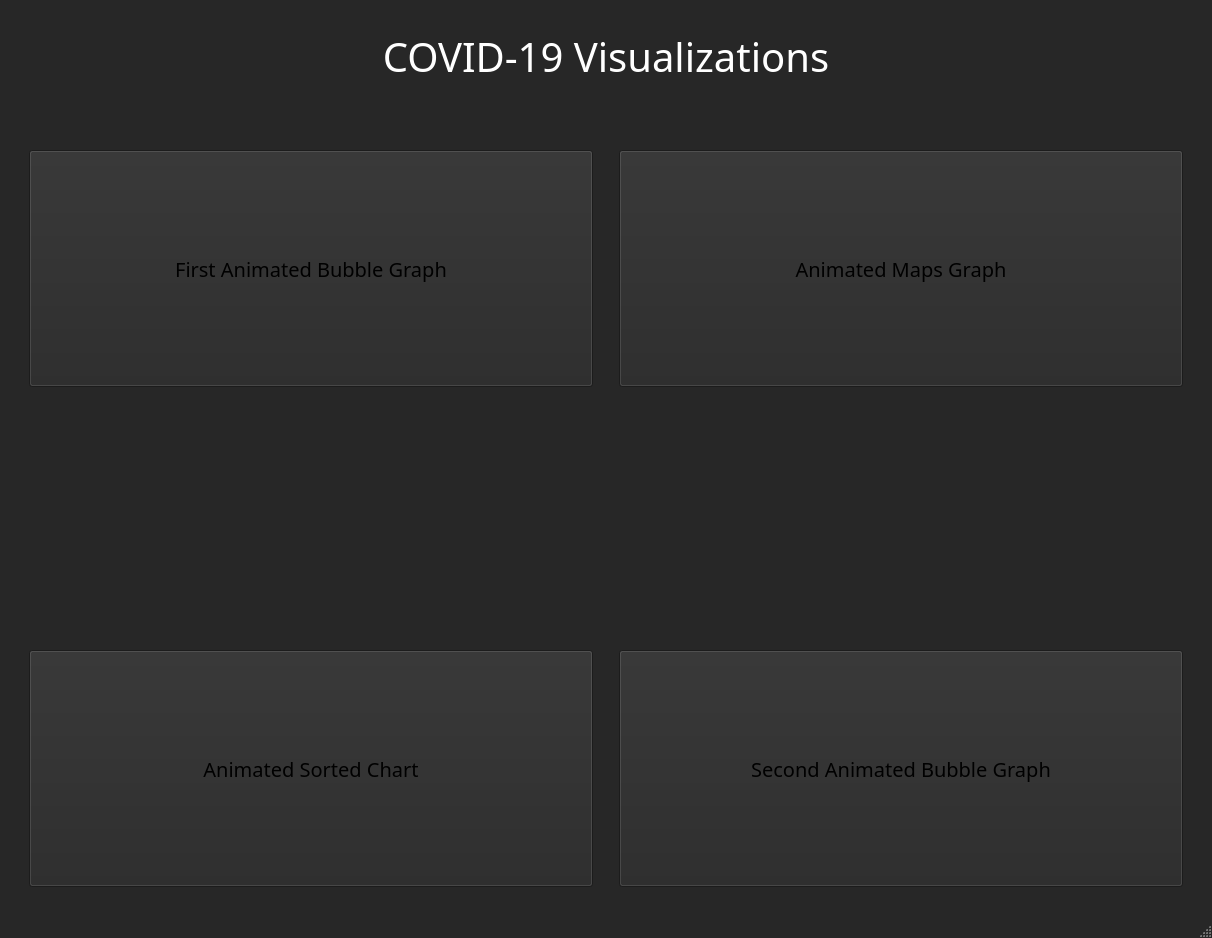
<?xml version="1.0" encoding="UTF-8"?>
<ui version="4.0">
 <class>MainWindow</class>
 <widget class="QMainWindow" name="MainWindow">
  <property name="geometry">
   <rect>
    <x>0</x>
    <y>0</y>
    <width>1212</width>
    <height>938</height>
   </rect>
  </property>
  <property name="palette">
   <palette>
    <active>
     <colorrole role="WindowText">
      <brush brushstyle="SolidPattern">
       <color alpha="255">
        <red>255</red>
        <green>255</green>
        <blue>255</blue>
       </color>
      </brush>
     </colorrole>
     <colorrole role="Button">
      <brush brushstyle="SolidPattern">
       <color alpha="255">
        <red>39</red>
        <green>39</green>
        <blue>39</blue>
       </color>
      </brush>
     </colorrole>
     <colorrole role="Light">
      <brush brushstyle="SolidPattern">
       <color alpha="255">
        <red>58</red>
        <green>58</green>
        <blue>58</blue>
       </color>
      </brush>
     </colorrole>
     <colorrole role="Midlight">
      <brush brushstyle="SolidPattern">
       <color alpha="255">
        <red>48</red>
        <green>48</green>
        <blue>48</blue>
       </color>
      </brush>
     </colorrole>
     <colorrole role="Dark">
      <brush brushstyle="SolidPattern">
       <color alpha="255">
        <red>19</red>
        <green>19</green>
        <blue>19</blue>
       </color>
      </brush>
     </colorrole>
     <colorrole role="Mid">
      <brush brushstyle="SolidPattern">
       <color alpha="255">
        <red>26</red>
        <green>26</green>
        <blue>26</blue>
       </color>
      </brush>
     </colorrole>
     <colorrole role="Text">
      <brush brushstyle="SolidPattern">
       <color alpha="255">
        <red>255</red>
        <green>255</green>
        <blue>255</blue>
       </color>
      </brush>
     </colorrole>
     <colorrole role="BrightText">
      <brush brushstyle="SolidPattern">
       <color alpha="255">
        <red>255</red>
        <green>255</green>
        <blue>255</blue>
       </color>
      </brush>
     </colorrole>
     <colorrole role="ButtonText">
      <brush brushstyle="SolidPattern">
       <color alpha="255">
        <red>255</red>
        <green>255</green>
        <blue>255</blue>
       </color>
      </brush>
     </colorrole>
     <colorrole role="Base">
      <brush brushstyle="SolidPattern">
       <color alpha="255">
        <red>0</red>
        <green>0</green>
        <blue>0</blue>
       </color>
      </brush>
     </colorrole>
     <colorrole role="Window">
      <brush brushstyle="SolidPattern">
       <color alpha="255">
        <red>39</red>
        <green>39</green>
        <blue>39</blue>
       </color>
      </brush>
     </colorrole>
     <colorrole role="Shadow">
      <brush brushstyle="SolidPattern">
       <color alpha="255">
        <red>0</red>
        <green>0</green>
        <blue>0</blue>
       </color>
      </brush>
     </colorrole>
     <colorrole role="AlternateBase">
      <brush brushstyle="SolidPattern">
       <color alpha="255">
        <red>19</red>
        <green>19</green>
        <blue>19</blue>
       </color>
      </brush>
     </colorrole>
     <colorrole role="ToolTipBase">
      <brush brushstyle="SolidPattern">
       <color alpha="255">
        <red>255</red>
        <green>255</green>
        <blue>220</blue>
       </color>
      </brush>
     </colorrole>
     <colorrole role="ToolTipText">
      <brush brushstyle="SolidPattern">
       <color alpha="255">
        <red>0</red>
        <green>0</green>
        <blue>0</blue>
       </color>
      </brush>
     </colorrole>
    </active>
    <inactive>
     <colorrole role="WindowText">
      <brush brushstyle="SolidPattern">
       <color alpha="255">
        <red>255</red>
        <green>255</green>
        <blue>255</blue>
       </color>
      </brush>
     </colorrole>
     <colorrole role="Button">
      <brush brushstyle="SolidPattern">
       <color alpha="255">
        <red>39</red>
        <green>39</green>
        <blue>39</blue>
       </color>
      </brush>
     </colorrole>
     <colorrole role="Light">
      <brush brushstyle="SolidPattern">
       <color alpha="255">
        <red>58</red>
        <green>58</green>
        <blue>58</blue>
       </color>
      </brush>
     </colorrole>
     <colorrole role="Midlight">
      <brush brushstyle="SolidPattern">
       <color alpha="255">
        <red>48</red>
        <green>48</green>
        <blue>48</blue>
       </color>
      </brush>
     </colorrole>
     <colorrole role="Dark">
      <brush brushstyle="SolidPattern">
       <color alpha="255">
        <red>19</red>
        <green>19</green>
        <blue>19</blue>
       </color>
      </brush>
     </colorrole>
     <colorrole role="Mid">
      <brush brushstyle="SolidPattern">
       <color alpha="255">
        <red>26</red>
        <green>26</green>
        <blue>26</blue>
       </color>
      </brush>
     </colorrole>
     <colorrole role="Text">
      <brush brushstyle="SolidPattern">
       <color alpha="255">
        <red>255</red>
        <green>255</green>
        <blue>255</blue>
       </color>
      </brush>
     </colorrole>
     <colorrole role="BrightText">
      <brush brushstyle="SolidPattern">
       <color alpha="255">
        <red>255</red>
        <green>255</green>
        <blue>255</blue>
       </color>
      </brush>
     </colorrole>
     <colorrole role="ButtonText">
      <brush brushstyle="SolidPattern">
       <color alpha="255">
        <red>255</red>
        <green>255</green>
        <blue>255</blue>
       </color>
      </brush>
     </colorrole>
     <colorrole role="Base">
      <brush brushstyle="SolidPattern">
       <color alpha="255">
        <red>0</red>
        <green>0</green>
        <blue>0</blue>
       </color>
      </brush>
     </colorrole>
     <colorrole role="Window">
      <brush brushstyle="SolidPattern">
       <color alpha="255">
        <red>39</red>
        <green>39</green>
        <blue>39</blue>
       </color>
      </brush>
     </colorrole>
     <colorrole role="Shadow">
      <brush brushstyle="SolidPattern">
       <color alpha="255">
        <red>0</red>
        <green>0</green>
        <blue>0</blue>
       </color>
      </brush>
     </colorrole>
     <colorrole role="AlternateBase">
      <brush brushstyle="SolidPattern">
       <color alpha="255">
        <red>19</red>
        <green>19</green>
        <blue>19</blue>
       </color>
      </brush>
     </colorrole>
     <colorrole role="ToolTipBase">
      <brush brushstyle="SolidPattern">
       <color alpha="255">
        <red>255</red>
        <green>255</green>
        <blue>220</blue>
       </color>
      </brush>
     </colorrole>
     <colorrole role="ToolTipText">
      <brush brushstyle="SolidPattern">
       <color alpha="255">
        <red>0</red>
        <green>0</green>
        <blue>0</blue>
       </color>
      </brush>
     </colorrole>
    </inactive>
    <disabled>
     <colorrole role="WindowText">
      <brush brushstyle="SolidPattern">
       <color alpha="255">
        <red>19</red>
        <green>19</green>
        <blue>19</blue>
       </color>
      </brush>
     </colorrole>
     <colorrole role="Button">
      <brush brushstyle="SolidPattern">
       <color alpha="255">
        <red>39</red>
        <green>39</green>
        <blue>39</blue>
       </color>
      </brush>
     </colorrole>
     <colorrole role="Light">
      <brush brushstyle="SolidPattern">
       <color alpha="255">
        <red>58</red>
        <green>58</green>
        <blue>58</blue>
       </color>
      </brush>
     </colorrole>
     <colorrole role="Midlight">
      <brush brushstyle="SolidPattern">
       <color alpha="255">
        <red>48</red>
        <green>48</green>
        <blue>48</blue>
       </color>
      </brush>
     </colorrole>
     <colorrole role="Dark">
      <brush brushstyle="SolidPattern">
       <color alpha="255">
        <red>19</red>
        <green>19</green>
        <blue>19</blue>
       </color>
      </brush>
     </colorrole>
     <colorrole role="Mid">
      <brush brushstyle="SolidPattern">
       <color alpha="255">
        <red>26</red>
        <green>26</green>
        <blue>26</blue>
       </color>
      </brush>
     </colorrole>
     <colorrole role="Text">
      <brush brushstyle="SolidPattern">
       <color alpha="255">
        <red>19</red>
        <green>19</green>
        <blue>19</blue>
       </color>
      </brush>
     </colorrole>
     <colorrole role="BrightText">
      <brush brushstyle="SolidPattern">
       <color alpha="255">
        <red>255</red>
        <green>255</green>
        <blue>255</blue>
       </color>
      </brush>
     </colorrole>
     <colorrole role="ButtonText">
      <brush brushstyle="SolidPattern">
       <color alpha="255">
        <red>19</red>
        <green>19</green>
        <blue>19</blue>
       </color>
      </brush>
     </colorrole>
     <colorrole role="Base">
      <brush brushstyle="SolidPattern">
       <color alpha="255">
        <red>39</red>
        <green>39</green>
        <blue>39</blue>
       </color>
      </brush>
     </colorrole>
     <colorrole role="Window">
      <brush brushstyle="SolidPattern">
       <color alpha="255">
        <red>39</red>
        <green>39</green>
        <blue>39</blue>
       </color>
      </brush>
     </colorrole>
     <colorrole role="Shadow">
      <brush brushstyle="SolidPattern">
       <color alpha="255">
        <red>0</red>
        <green>0</green>
        <blue>0</blue>
       </color>
      </brush>
     </colorrole>
     <colorrole role="AlternateBase">
      <brush brushstyle="SolidPattern">
       <color alpha="255">
        <red>39</red>
        <green>39</green>
        <blue>39</blue>
       </color>
      </brush>
     </colorrole>
     <colorrole role="ToolTipBase">
      <brush brushstyle="SolidPattern">
       <color alpha="255">
        <red>255</red>
        <green>255</green>
        <blue>220</blue>
       </color>
      </brush>
     </colorrole>
     <colorrole role="ToolTipText">
      <brush brushstyle="SolidPattern">
       <color alpha="255">
        <red>0</red>
        <green>0</green>
        <blue>0</blue>
       </color>
      </brush>
     </colorrole>
    </disabled>
   </palette>
  </property>
  <property name="windowTitle">
   <string>MainWindow</string>
  </property>
  <widget class="QWidget" name="centralwidget">
   <layout class="QGridLayout" name="gridLayout_2">
    <item row="0" column="1">
     <layout class="QVBoxLayout" name="verticalLayout">
      <item>
       <spacer name="horizontalSpacer_7">
        <property name="orientation">
         <enum>Qt::Horizontal</enum>
        </property>
        <property name="sizeHint" stdset="0">
         <size>
          <width>40</width>
          <height>20</height>
         </size>
        </property>
       </spacer>
      </item>
      <item>
       <widget class="QLabel" name="label">
        <property name="sizePolicy">
         <sizepolicy hsizetype="Minimum" vsizetype="Minimum">
          <horstretch>0</horstretch>
          <verstretch>0</verstretch>
         </sizepolicy>
        </property>
        <property name="maximumSize">
         <size>
          <width>16777215</width>
          <height>200</height>
         </size>
        </property>
        <property name="font">
         <font>
          <family>Castellar</family>
          <pointsize>30</pointsize>
         </font>
        </property>
        <property name="layoutDirection">
         <enum>Qt::LeftToRight</enum>
        </property>
        <property name="text">
         <string>COVID-19 Visualizations</string>
        </property>
        <property name="alignment">
         <set>Qt::AlignCenter</set>
        </property>
       </widget>
      </item>
      <item>
       <spacer name="horizontalSpacer_3">
        <property name="orientation">
         <enum>Qt::Horizontal</enum>
        </property>
        <property name="sizeHint" stdset="0">
         <size>
          <width>40</width>
          <height>20</height>
         </size>
        </property>
       </spacer>
      </item>
      <item>
       <widget class="QLabel" name="label_2">
        <property name="text">
         <string/>
        </property>
        <property name="pixmap">
         <pixmap>covid.jpg</pixmap>
        </property>
       </widget>
      </item>
      <item>
       <spacer name="horizontalSpacer_6">
        <property name="orientation">
         <enum>Qt::Horizontal</enum>
        </property>
        <property name="sizeHint" stdset="0">
         <size>
          <width>40</width>
          <height>20</height>
         </size>
        </property>
       </spacer>
      </item>
      <item>
       <layout class="QGridLayout" name="gridLayout">
        <item row="1" column="0">
         <spacer name="horizontalSpacer_5">
          <property name="orientation">
           <enum>Qt::Horizontal</enum>
          </property>
          <property name="sizeHint" stdset="0">
           <size>
            <width>40</width>
            <height>20</height>
           </size>
          </property>
         </spacer>
        </item>
        <item row="1" column="2">
         <spacer name="horizontalSpacer_4">
          <property name="orientation">
           <enum>Qt::Horizontal</enum>
          </property>
          <property name="sizeHint" stdset="0">
           <size>
            <width>40</width>
            <height>20</height>
           </size>
          </property>
         </spacer>
        </item>
        <item row="0" column="0">
         <widget class="QPushButton" name="FirstBubbleButton">
          <property name="sizePolicy">
           <sizepolicy hsizetype="Minimum" vsizetype="Minimum">
            <horstretch>0</horstretch>
            <verstretch>0</verstretch>
           </sizepolicy>
          </property>
          <property name="minimumSize">
           <size>
            <width>300</width>
            <height>100</height>
           </size>
          </property>
          <property name="palette">
           <palette>
            <active>
             <colorrole role="Text">
              <brush brushstyle="SolidPattern">
               <color alpha="255">
                <red>255</red>
                <green>255</green>
                <blue>255</blue>
               </color>
              </brush>
             </colorrole>
             <colorrole role="ButtonText">
              <brush brushstyle="SolidPattern">
               <color alpha="255">
                <red>0</red>
                <green>0</green>
                <blue>0</blue>
               </color>
              </brush>
             </colorrole>
            </active>
            <inactive>
             <colorrole role="Text">
              <brush brushstyle="SolidPattern">
               <color alpha="255">
                <red>255</red>
                <green>255</green>
                <blue>255</blue>
               </color>
              </brush>
             </colorrole>
             <colorrole role="ButtonText">
              <brush brushstyle="SolidPattern">
               <color alpha="255">
                <red>0</red>
                <green>0</green>
                <blue>0</blue>
               </color>
              </brush>
             </colorrole>
            </inactive>
            <disabled>
             <colorrole role="Text">
              <brush brushstyle="SolidPattern">
               <color alpha="255">
                <red>19</red>
                <green>19</green>
                <blue>19</blue>
               </color>
              </brush>
             </colorrole>
             <colorrole role="ButtonText">
              <brush brushstyle="SolidPattern">
               <color alpha="255">
                <red>19</red>
                <green>19</green>
                <blue>19</blue>
               </color>
              </brush>
             </colorrole>
            </disabled>
           </palette>
          </property>
          <property name="font">
           <font>
            <family>Bauhaus 93</family>
            <pointsize>15</pointsize>
           </font>
          </property>
          <property name="text">
           <string>First Animated Bubble Graph</string>
          </property>
          <property name="autoRepeat">
           <bool>false</bool>
          </property>
          <property name="autoExclusive">
           <bool>false</bool>
          </property>
          <property name="autoDefault">
           <bool>false</bool>
          </property>
          <property name="default">
           <bool>false</bool>
          </property>
          <property name="flat">
           <bool>false</bool>
          </property>
         </widget>
        </item>
        <item row="3" column="0">
         <widget class="QPushButton" name="SortedButton">
          <property name="sizePolicy">
           <sizepolicy hsizetype="Minimum" vsizetype="Minimum">
            <horstretch>0</horstretch>
            <verstretch>0</verstretch>
           </sizepolicy>
          </property>
          <property name="minimumSize">
           <size>
            <width>300</width>
            <height>100</height>
           </size>
          </property>
          <property name="palette">
           <palette>
            <active>
             <colorrole role="Text">
              <brush brushstyle="SolidPattern">
               <color alpha="255">
                <red>255</red>
                <green>255</green>
                <blue>255</blue>
               </color>
              </brush>
             </colorrole>
             <colorrole role="ButtonText">
              <brush brushstyle="SolidPattern">
               <color alpha="255">
                <red>0</red>
                <green>0</green>
                <blue>0</blue>
               </color>
              </brush>
             </colorrole>
            </active>
            <inactive>
             <colorrole role="Text">
              <brush brushstyle="SolidPattern">
               <color alpha="255">
                <red>255</red>
                <green>255</green>
                <blue>255</blue>
               </color>
              </brush>
             </colorrole>
             <colorrole role="ButtonText">
              <brush brushstyle="SolidPattern">
               <color alpha="255">
                <red>0</red>
                <green>0</green>
                <blue>0</blue>
               </color>
              </brush>
             </colorrole>
            </inactive>
            <disabled>
             <colorrole role="Text">
              <brush brushstyle="SolidPattern">
               <color alpha="255">
                <red>19</red>
                <green>19</green>
                <blue>19</blue>
               </color>
              </brush>
             </colorrole>
             <colorrole role="ButtonText">
              <brush brushstyle="SolidPattern">
               <color alpha="255">
                <red>19</red>
                <green>19</green>
                <blue>19</blue>
               </color>
              </brush>
             </colorrole>
            </disabled>
           </palette>
          </property>
          <property name="font">
           <font>
            <family>Bauhaus 93</family>
            <pointsize>15</pointsize>
           </font>
          </property>
          <property name="text">
           <string>Animated Sorted Chart</string>
          </property>
          <property name="autoRepeat">
           <bool>false</bool>
          </property>
          <property name="autoExclusive">
           <bool>false</bool>
          </property>
          <property name="autoDefault">
           <bool>false</bool>
          </property>
          <property name="default">
           <bool>false</bool>
          </property>
          <property name="flat">
           <bool>false</bool>
          </property>
         </widget>
        </item>
        <item row="2" column="1">
         <spacer name="verticalSpacer_4">
          <property name="orientation">
           <enum>Qt::Vertical</enum>
          </property>
          <property name="sizeHint" stdset="0">
           <size>
            <width>20</width>
            <height>40</height>
           </size>
          </property>
         </spacer>
        </item>
        <item row="0" column="2">
         <widget class="QPushButton" name="MapsButton">
          <property name="sizePolicy">
           <sizepolicy hsizetype="Minimum" vsizetype="Minimum">
            <horstretch>0</horstretch>
            <verstretch>0</verstretch>
           </sizepolicy>
          </property>
          <property name="minimumSize">
           <size>
            <width>300</width>
            <height>100</height>
           </size>
          </property>
          <property name="palette">
           <palette>
            <active>
             <colorrole role="Text">
              <brush brushstyle="SolidPattern">
               <color alpha="255">
                <red>255</red>
                <green>255</green>
                <blue>255</blue>
               </color>
              </brush>
             </colorrole>
             <colorrole role="ButtonText">
              <brush brushstyle="SolidPattern">
               <color alpha="255">
                <red>0</red>
                <green>0</green>
                <blue>0</blue>
               </color>
              </brush>
             </colorrole>
            </active>
            <inactive>
             <colorrole role="Text">
              <brush brushstyle="SolidPattern">
               <color alpha="255">
                <red>255</red>
                <green>255</green>
                <blue>255</blue>
               </color>
              </brush>
             </colorrole>
             <colorrole role="ButtonText">
              <brush brushstyle="SolidPattern">
               <color alpha="255">
                <red>0</red>
                <green>0</green>
                <blue>0</blue>
               </color>
              </brush>
             </colorrole>
            </inactive>
            <disabled>
             <colorrole role="Text">
              <brush brushstyle="SolidPattern">
               <color alpha="255">
                <red>19</red>
                <green>19</green>
                <blue>19</blue>
               </color>
              </brush>
             </colorrole>
             <colorrole role="ButtonText">
              <brush brushstyle="SolidPattern">
               <color alpha="255">
                <red>19</red>
                <green>19</green>
                <blue>19</blue>
               </color>
              </brush>
             </colorrole>
            </disabled>
           </palette>
          </property>
          <property name="font">
           <font>
            <family>Bauhaus 93</family>
            <pointsize>15</pointsize>
           </font>
          </property>
          <property name="text">
           <string>Animated Maps Graph</string>
          </property>
          <property name="autoRepeat">
           <bool>false</bool>
          </property>
          <property name="autoExclusive">
           <bool>false</bool>
          </property>
          <property name="autoDefault">
           <bool>false</bool>
          </property>
          <property name="default">
           <bool>false</bool>
          </property>
          <property name="flat">
           <bool>false</bool>
          </property>
         </widget>
        </item>
        <item row="3" column="2">
         <widget class="QPushButton" name="SecondBubbleButton">
          <property name="sizePolicy">
           <sizepolicy hsizetype="Minimum" vsizetype="Minimum">
            <horstretch>0</horstretch>
            <verstretch>0</verstretch>
           </sizepolicy>
          </property>
          <property name="minimumSize">
           <size>
            <width>300</width>
            <height>100</height>
           </size>
          </property>
          <property name="palette">
           <palette>
            <active>
             <colorrole role="Text">
              <brush brushstyle="SolidPattern">
               <color alpha="255">
                <red>255</red>
                <green>255</green>
                <blue>255</blue>
               </color>
              </brush>
             </colorrole>
             <colorrole role="ButtonText">
              <brush brushstyle="SolidPattern">
               <color alpha="255">
                <red>0</red>
                <green>0</green>
                <blue>0</blue>
               </color>
              </brush>
             </colorrole>
            </active>
            <inactive>
             <colorrole role="Text">
              <brush brushstyle="SolidPattern">
               <color alpha="255">
                <red>255</red>
                <green>255</green>
                <blue>255</blue>
               </color>
              </brush>
             </colorrole>
             <colorrole role="ButtonText">
              <brush brushstyle="SolidPattern">
               <color alpha="255">
                <red>0</red>
                <green>0</green>
                <blue>0</blue>
               </color>
              </brush>
             </colorrole>
            </inactive>
            <disabled>
             <colorrole role="Text">
              <brush brushstyle="SolidPattern">
               <color alpha="255">
                <red>19</red>
                <green>19</green>
                <blue>19</blue>
               </color>
              </brush>
             </colorrole>
             <colorrole role="ButtonText">
              <brush brushstyle="SolidPattern">
               <color alpha="255">
                <red>19</red>
                <green>19</green>
                <blue>19</blue>
               </color>
              </brush>
             </colorrole>
            </disabled>
           </palette>
          </property>
          <property name="font">
           <font>
            <family>Bauhaus 93</family>
            <pointsize>15</pointsize>
           </font>
          </property>
          <property name="text">
           <string>Second Animated Bubble Graph</string>
          </property>
          <property name="autoRepeat">
           <bool>false</bool>
          </property>
          <property name="autoExclusive">
           <bool>false</bool>
          </property>
          <property name="autoDefault">
           <bool>false</bool>
          </property>
          <property name="default">
           <bool>false</bool>
          </property>
          <property name="flat">
           <bool>false</bool>
          </property>
         </widget>
        </item>
        <item row="2" column="2">
         <spacer name="horizontalSpacer_2">
          <property name="orientation">
           <enum>Qt::Horizontal</enum>
          </property>
          <property name="sizeHint" stdset="0">
           <size>
            <width>40</width>
            <height>20</height>
           </size>
          </property>
         </spacer>
        </item>
        <item row="3" column="1">
         <spacer name="verticalSpacer_2">
          <property name="orientation">
           <enum>Qt::Vertical</enum>
          </property>
          <property name="sizeHint" stdset="0">
           <size>
            <width>20</width>
            <height>40</height>
           </size>
          </property>
         </spacer>
        </item>
        <item row="2" column="0">
         <spacer name="horizontalSpacer">
          <property name="orientation">
           <enum>Qt::Horizontal</enum>
          </property>
          <property name="sizeHint" stdset="0">
           <size>
            <width>40</width>
            <height>20</height>
           </size>
          </property>
         </spacer>
        </item>
        <item row="0" column="1">
         <spacer name="verticalSpacer">
          <property name="orientation">
           <enum>Qt::Vertical</enum>
          </property>
          <property name="sizeHint" stdset="0">
           <size>
            <width>20</width>
            <height>40</height>
           </size>
          </property>
         </spacer>
        </item>
       </layout>
      </item>
     </layout>
    </item>
    <item row="0" column="0">
     <spacer name="verticalSpacer_6">
      <property name="orientation">
       <enum>Qt::Vertical</enum>
      </property>
      <property name="sizeHint" stdset="0">
       <size>
        <width>20</width>
        <height>40</height>
       </size>
      </property>
     </spacer>
    </item>
    <item row="0" column="2">
     <spacer name="verticalSpacer_5">
      <property name="orientation">
       <enum>Qt::Vertical</enum>
      </property>
      <property name="sizeHint" stdset="0">
       <size>
        <width>20</width>
        <height>40</height>
       </size>
      </property>
     </spacer>
    </item>
    <item row="1" column="1">
     <spacer name="horizontalSpacer_8">
      <property name="orientation">
       <enum>Qt::Horizontal</enum>
      </property>
      <property name="sizeHint" stdset="0">
       <size>
        <width>40</width>
        <height>20</height>
       </size>
      </property>
     </spacer>
    </item>
   </layout>
  </widget>
  <widget class="QMenuBar" name="menubar">
   <property name="geometry">
    <rect>
     <x>0</x>
     <y>0</y>
     <width>1212</width>
     <height>22</height>
    </rect>
   </property>
  </widget>
  <widget class="QStatusBar" name="statusbar"/>
 </widget>
 <resources/>
 <connections/>
</ui>
